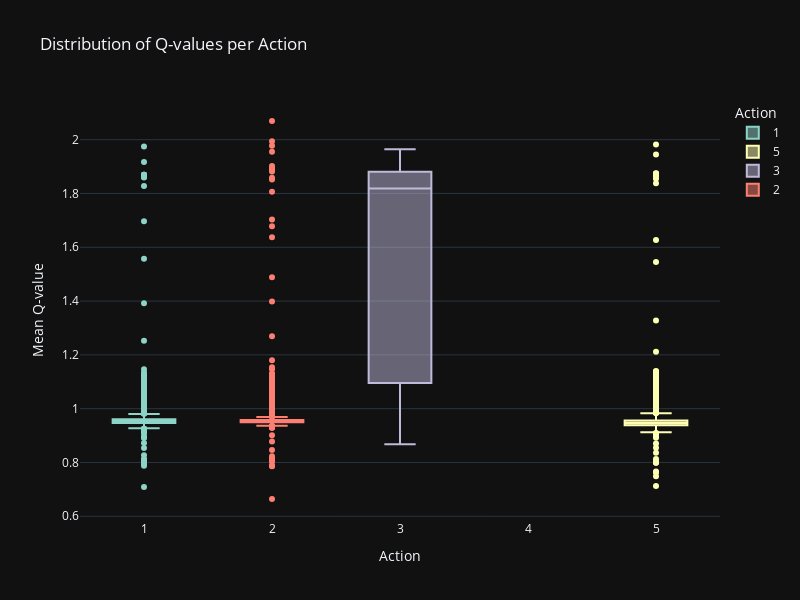

Notebook source saved alongside this figure:
### Code cell
# Distribution of Q-values per Action
fig = px.box(actions_per_episode, x='action', y='q_values_mean',
              title='Distribution of Q-values per Action',
              labels={'action': 'Action', 'q_values_mean': 'Mean Q-value'},
              color='action',  # Color by action for better distinction
              color_discrete_sequence=px.colors.qualitative.Set3)

fig.update_layout(width=800, height=600)

fig.show()

### Figure 1 — Plotly figure (JSON) as saved in the notebook; plotly's stock layout.template omitted (floating-point values rounded to 4 significant figures; data arrays with more than 128 entries replaced by an {"elided": "..."} marker saying what was removed)
{"data": [{"alignmentgroup": "True", "hovertemplate": "Action=%{x}<br>Mean Q-value=%{y}<extra></extra>", "legendgroup": "1", "marker": {"color": "rgb(141,211,199)"}, "name": "1", "notched": false, "offsetgroup": "1", "orientation": "v", "showlegend": true, "x": {"elided": "1100 int values"}, "x0": " ", "xaxis": "x", "y": {"elided": "1100 float values"}, "y0": " ", "yaxis": "y", "type": "box"}, {"alignmentgroup": "True", "hovertemplate": "Action=%{x}<br>Mean Q-value=%{y}<extra></extra>", "legendgroup": "5", "marker": {"color": "rgb(255,255,179)"}, "name": "5", "notched": false, "offsetgroup": "5", "orientation": "v", "showlegend": true, "x": {"elided": "1100 int values"}, "x0": " ", "xaxis": "x", "y": {"elided": "1100 float values"}, "y0": " ", "yaxis": "y", "type": "box"}, {"alignmentgroup": "True", "hovertemplate": "Action=%{x}<br>Mean Q-value=%{y}<extra></extra>", "legendgroup": "3", "marker": {"color": "rgb(190,186,218)"}, "name": "3", "notched": false, "offsetgroup": "3", "orientation": "v", "showlegend": true, "x": [3, 3, 3, 3, 3, 3, 3, 3, 3, 3, 3, 3, 3, 3, 3], "x0": " ", "xaxis": "x", "y": [1.894, 1.483, 1.883, 1.869, 1.872, 1.965, 1.873, 1.906, 1.818, 1.58, 1.132, 1.082, 0.9092, 0.8676, 0.8984], "y0": " ", "yaxis": "y", "type": "box"}, {"alignmentgroup": "True", "hovertemplate": "Action=%{x}<br>Mean Q-value=%{y}<extra></extra>", "legendgroup": "2", "marker": {"color": "rgb(251,128,114)"}, "name": "2", "notched": false, "offsetgroup": "2", "orientation": "v", "showlegend": true, "x": {"elided": "1091 int values"}, "x0": " ", "xaxis": "x", "y": {"elided": "1091 float values"}, "y0": " ", "yaxis": "y", "type": "box"}], "layout": {"xaxis": {"anchor": "y", "domain": [0.0, 1.0], "title": {"text": "Action"}, "categoryorder": "array", "categoryarray": [1, 5, 3, 2]}, "yaxis": {"anchor": "x", "domain": [0.0, 1.0], "title": {"text": "Mean Q-value"}}, "legend": {"title": {"text": "Action"}, "tracegroupgap": 0}, "title": {"text": "Distribution of Q-values per Action"}, "boxmode": "overlay", "width": 800, "height": 600}}
